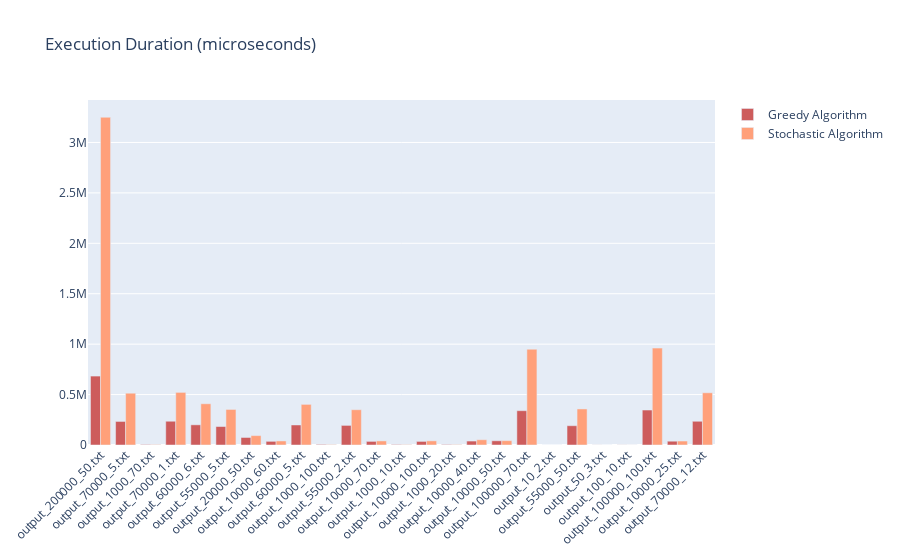

Notebook code cell kept with this figure:
### Code cell
fig = go.Figure()
fig.add_trace(go.Bar(
    x=files,
    y=execution_duration_df['greedy'],
    name='Greedy Algorithm',
    marker_color='indianred'
))
fig.add_trace(go.Bar(
    x=files,
    y=execution_duration_df['random'],
    name='Stochastic Algorithm',
    marker_color='lightsalmon'
))

fig.update_layout(barmode='group', xaxis_tickangle=-45, title="Execution Duration (microseconds)")
fig.show()

### Figure 1 — Plotly figure (JSON) as saved in the notebook; plotly's stock layout.template omitted (floating-point values rounded to 4 significant figures)
{"data": [{"marker": {"color": "indianred"}, "name": "Greedy Algorithm", "type": "bar", "x": ["output_200000_50.txt", "output_70000_5.txt", "output_1000_70.txt", "output_70000_1.txt", "output_60000_6.txt", "output_55000_5.txt", "output_20000_50.txt", "output_10000_60.txt", "output_60000_5.txt", "output_1000_100.txt", "output_55000_2.txt", "output_10000_70.txt", "output_1000_10.txt", "output_10000_100.txt", "output_1000_20.txt", "output_10000_40.txt", "output_10000_50.txt", "output_100000_70.txt", "output_10_2.txt", "output_55000_50.txt", "output_50_3.txt", "output_100_10.txt", "output_100000_100.txt", "output_10000_25.txt", "output_70000_12.txt"], "y": [683557, 233576, 4653, 235655, 200093, 183230, 74551, 36246, 198662, 5493, 194407, 35801, 4120, 35561, 4500, 39048, 41754, 340128, 306, 191278, 594, 904, 346756, 37572, 235272]}, {"marker": {"color": "lightsalmon"}, "name": "Stochastic Algorithm", "type": "bar", "x": ["output_200000_50.txt", "output_70000_5.txt", "output_1000_70.txt", "output_70000_1.txt", "output_60000_6.txt", "output_55000_5.txt", "output_20000_50.txt", "output_10000_60.txt", "output_60000_5.txt", "output_1000_100.txt", "output_55000_2.txt", "output_10000_70.txt", "output_1000_10.txt", "output_10000_100.txt", "output_1000_20.txt", "output_10000_40.txt", "output_10000_50.txt", "output_100000_70.txt", "output_10_2.txt", "output_55000_50.txt", "output_50_3.txt", "output_100_10.txt", "output_100000_100.txt", "output_10000_25.txt", "output_70000_12.txt"], "y": [3250057, 513586, 4039, 521738, 408934, 352600, 93255, 40186, 402756, 3902, 349922, 40605, 3691, 41060, 3854, 52356, 43054, 949793, 115, 357563, 252, 469, 960847, 39396, 517947]}], "layout": {"barmode": "group", "title": {"text": "Execution Duration (microseconds)"}, "xaxis": {"tickangle": -45}}}
